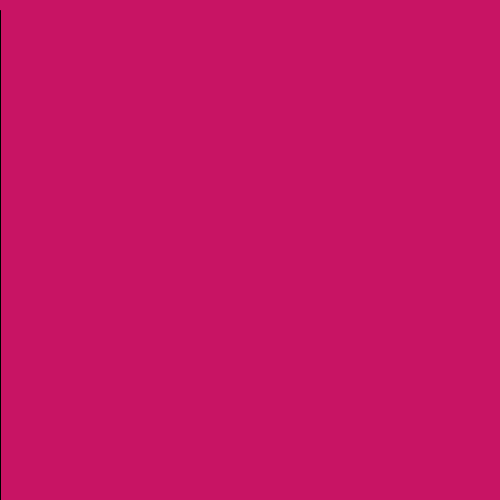
Frame 1 (no input)
Frame 60 (the mouse pressed at the canvas centre just before this capture): blank canvas, image omitted
Frame 120 (the mouse held since frame 60 and released just before this capture): blank canvas, image omitted

The Processing sketch that drew this single still picture (run headless with seeded random() and noise(); from frame 60 on, the mouse is pressed at the canvas centre):

// Processing sketch: ej2Clase5_fotogramas
// ── ej2Clase5_fotogramas.pde
int posX =0;

void setup (){
  size (500, 500);
  frameRate(20);
}

void draw (){
  
  background( 200,20,100);
     //x1, y1, x2, y2
  line(posX,10,posX,height);
  posX++;
  
  if (posX > width) {
    posX=0;
  }
  
}
